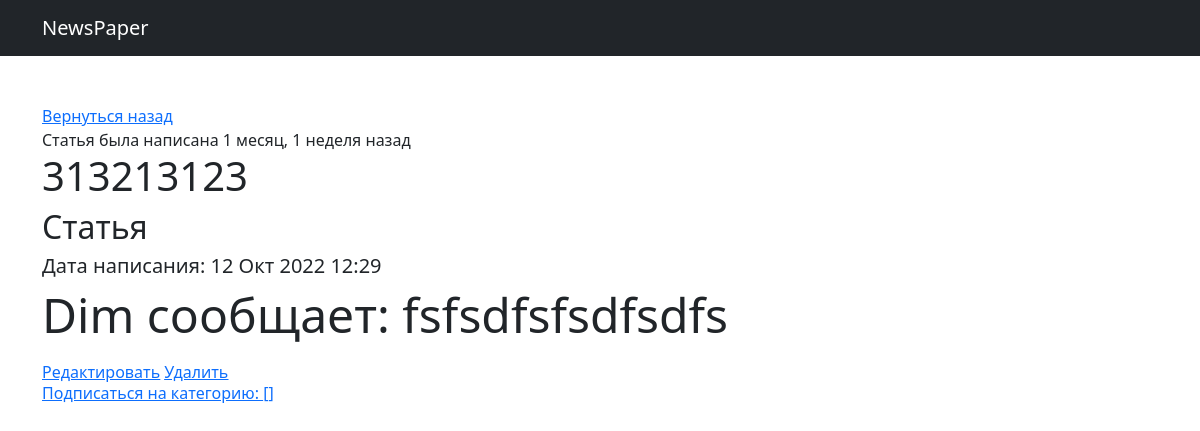
Screenshot of /news/22 with the database file from the repository.
### news/models.py (models this page shows, shortened)
class Post(models.Model):
    author = models.ForeignKey(Author, on_delete=models.CASCADE)
    NEWS = 'NW'
    ARTICLE = 'AR'
    CATEGORY_CHOICES = (
        (NEWS, 'Новость'),
        (ARTICLE, 'Статья'),
    )
    category = models.CharField(max_length=2, choices=CATEGORY_CHOICES, default=ARTICLE)
    dateCreate = models.DateTimeField(auto_now_add=True)
    postCategory = models.ManyToManyField(Category, through='PostCategory')
    title = models.CharField(max_length=128)
    text = models.TextField()
    rating = models.SmallIntegerField(default=0)

class Author(models.Model):
    authorUser = models.OneToOneField(User, on_delete=models.CASCADE)
    ratingAuthor = models.SmallIntegerField(default=0)

### news/views.py (the view)
# urls.py: path('<int:pk>', cache_page(60*5)(PostDetail.as_view()), name='post_detail'),
class PostDetail(DetailView):
    model = Post
    template_name = 'post_detail.html'
    context_object_name = 'post'
    def get_object(self, queryset=None, *args, **kwargs):
        obj = cache.get(f'News-{self.kwargs["pk"]}', None)
        if not obj:
            obj = super(PostDetail, self).get_object(queryset=self.queryset)
            cache.set(f'News-{self.kwargs["pk"]}', obj)
        return obj
    def get_context_data(self, **kwargs):
        context = super().get_context_data(**kwargs)
        post_id = context['object'].id
        user_id = self.request.user.id
        category = PostCategory.objects.filter(categoryThrough_id=post_id)
        user_category = CategorySubscribe.objects.filter(subscriber_thru_id=user_id)
        context['is_not_subscribe'] = not user_category.exists()
        not_subscribe_category = []
        for cat in category:
            if cat.categoryThrough_id not in user_category.values_list('category_thru_id', flat=True):
                not_subscribe_category.append(cat)
        context['category'] = not_subscribe_category
        return context

### templates/post_detail.html (shortened to what this page needs)
{% extends 'flatpages/default.html' %}
{% block content %}
    <div>
        <a href="/news">Вернуться назад</a>
    </div>
    <div>
        Статья была написана {{ post.dateCreate|timesince }} назад
    </div>
    <div>
        <div>
            <div>
                <h1>{{ post.title }}</h1>
            </div>
            <div>
                <h2>{{ post.get_category_display }}</h2>
            </div>
            <div>
                <h5>
                    Дата написания: {{ post.dateCreate|date:'d M Y'}} {{ post.dateCreate|time }}
                </h5>
            </div>
            <p class="display-5">{{ post.author.authorUser.username }} сообщает: {{ post.text }}</p>
        </div>
        <a href="{% url 'post_edit' post.id %}"><u>Редактировать</u></a>
        <a href="{% url 'post_delete' post.id %}"><u>Удалить</u></a>
    </div>
    {% if is_not_subscribe  %}
        <a href="{% url 'sub_category' post.pk %}"><h6>Подписаться на категорию: {{ category }}</h6></a>
    {% endif %}
{% endblock content %}

### rows the page displays
Post: dateCreate "1 месяц, 1 неделя", title "313213123", category "Статья", dateCreate "12 Окт 2022", dateCreate "12:29", author.authorUser.username "Dim", text "fsfsdfsfsdfsdfs"

### other values shown
{{ category }} "[]"
